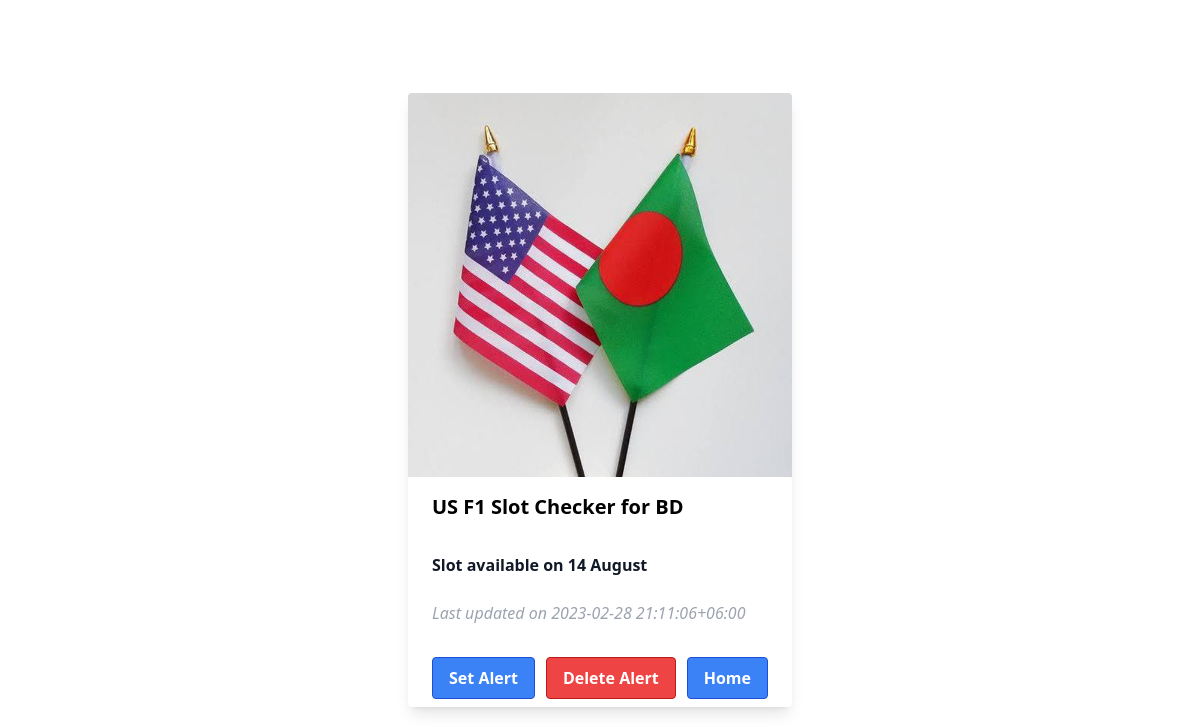
Before: / with the older database file.
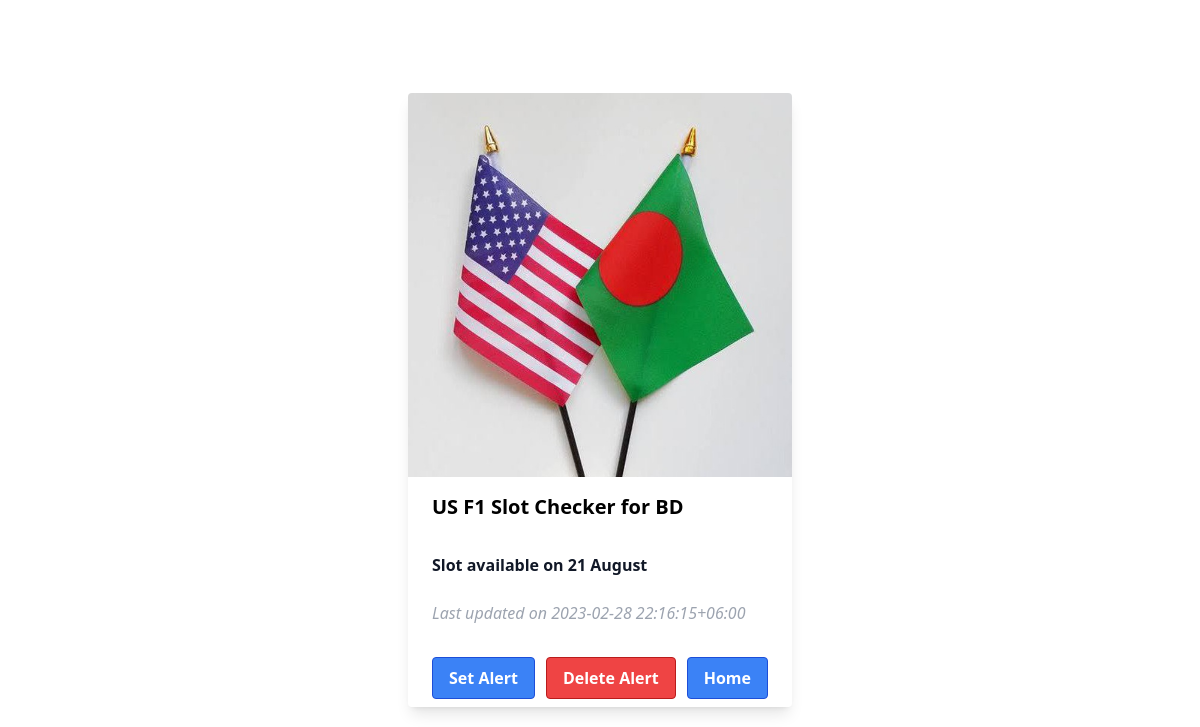
After: the same page with the newer database file.
### tables this page shows
CREATE TABLE data (id INTEGER PRIMARY KEY, slot_date DATE, updated DATETIME);

### app.py (the view)
@app.route('/')
def home():
    conn = sqlite3.connect("database.db", detect_types=sqlite3.PARSE_DECLTYPES)
    cursor = conn.cursor()
    cursor.execute("SELECT * FROM data")
    result = cursor.fetchone()
    slot_date = result[1].strftime("%d %B")
    updated_at = result[2]
    conn.close()
    return render_template('index.html', slot_date=slot_date, updated_at=updated_at)

### templates/index.html (shortened to what this page needs)
<html>
<head>
    <script src="https://cdn.tailwindcss.com"></script>
    <link rel="stylesheet" href="{{ url_for('static', filename='main.css') }}">
</head>
<body>
    <div class="flex items-center justify-center h-screen">
        <div class="max-w-sm rounded overflow-hidden shadow-lg">
            <img class="w-full" src="{{ url_for('static', filename='card.webp') }}" alt="Sunset in the mountains">
            <div class="px-6 py-4">
            <div class="font-bold text-xl mb-2">US F1 Slot Checker for BD</div><br>
            <p class="font-bold text-gray-900 text-base">
                Slot available on {{ slot_date }}
            </p><br>
            <p class="italic text-gray-400 text-base">Last updated on {{ updated_at }}</p>
            </div>
            <div class="flex px-6 pt-4 pb-2 justify-between">
                <button class="bg-blue-500 hover:bg-blue-700 text-white font-bold py-2 px-4 border border-blue-700 rounded">
                    <a href="/set_alert">Set Alert</a>
                </button>
                <button class="bg-red-500 hover:bg-red-700 text-white font-bold py-2 px-4 border border-red-700 rounded">
                    <a href="/delete_alert">Delete Alert</a>
                </button>
                <button class="bg-blue-500 hover:bg-blue-700 text-white font-bold py-2 px-4 border border-blue-700 rounded">
                    <a href="/">Home</a>
                </button>
            </div>
        </div>
    </div>
</body>
</html>

### static/main.css (style rules this page uses)
p { color: green; font-size: 20px; }

Changed rows visible on the page:
changed data: updated "2023-02-28 21:11:06+06:00" → "2023-02-28 22:16:15+06:00"
Other visible differences:
{{ slot_date }}: "14 August" → "21 August"
